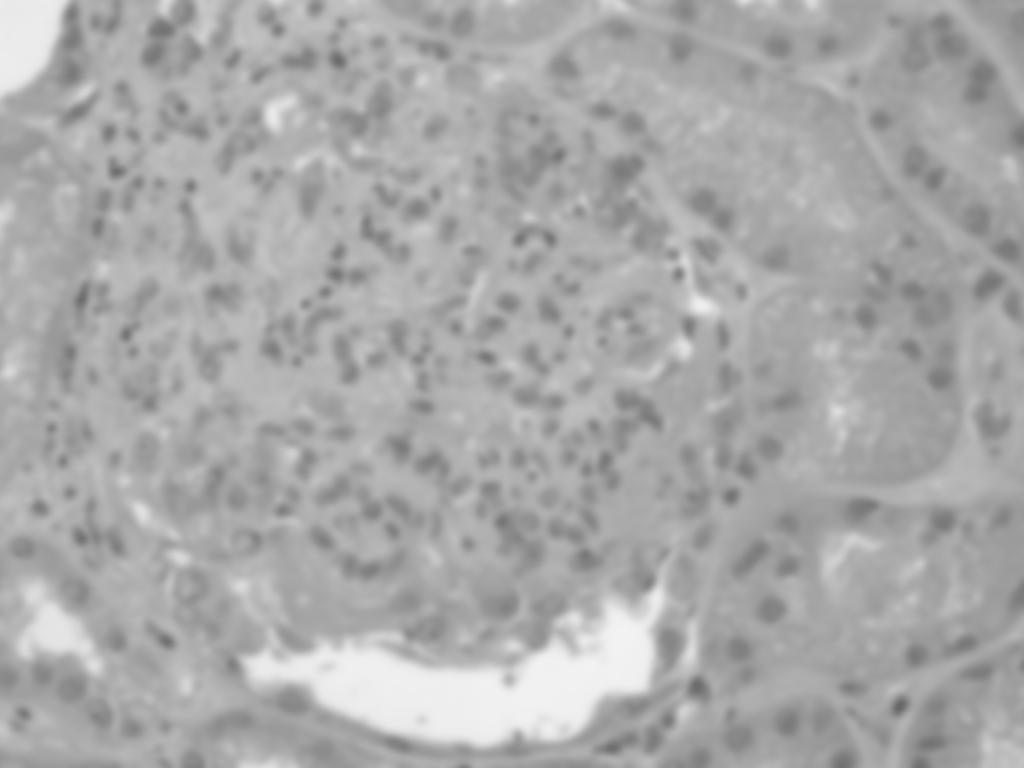
#> input picture pattern_recognition/color_texture_extraction/treino_he (66)_gaussian_4.jpg, 1024 x 768 px
$ python compare_lbp.py
#> lines starting #> are read from the running program, lines starting #| are printed output that depends on the picture
import numpy as np
import matplotlib.pyplot as plt
from skimage import io, feature
from skimage.color import rgb2gray
from skimage.transform import resize
import os

# Função para calcular e mostrar o LBP de uma imagem
def calculate_and_display_lbp(image_path, n_points, radius, method):
    # Carregar a imagem
#> called with image_path = 'treino_he (66)_gaussian_4.jpg', n_points = 8, radius = 1, method = 'uniform'
    image = io.imread(image_path)
#> image is the input picture: shape (768, 1024); min 102, max 244, mean 169.5

    # Converter a imagem para tons de cinza se não estiver
    if image.shape[-1] == 3:
        image = rgb2gray(image)


    # Calcular o LBP
    lbp_image = feature.local_binary_pattern(image, n_points, radius, method)
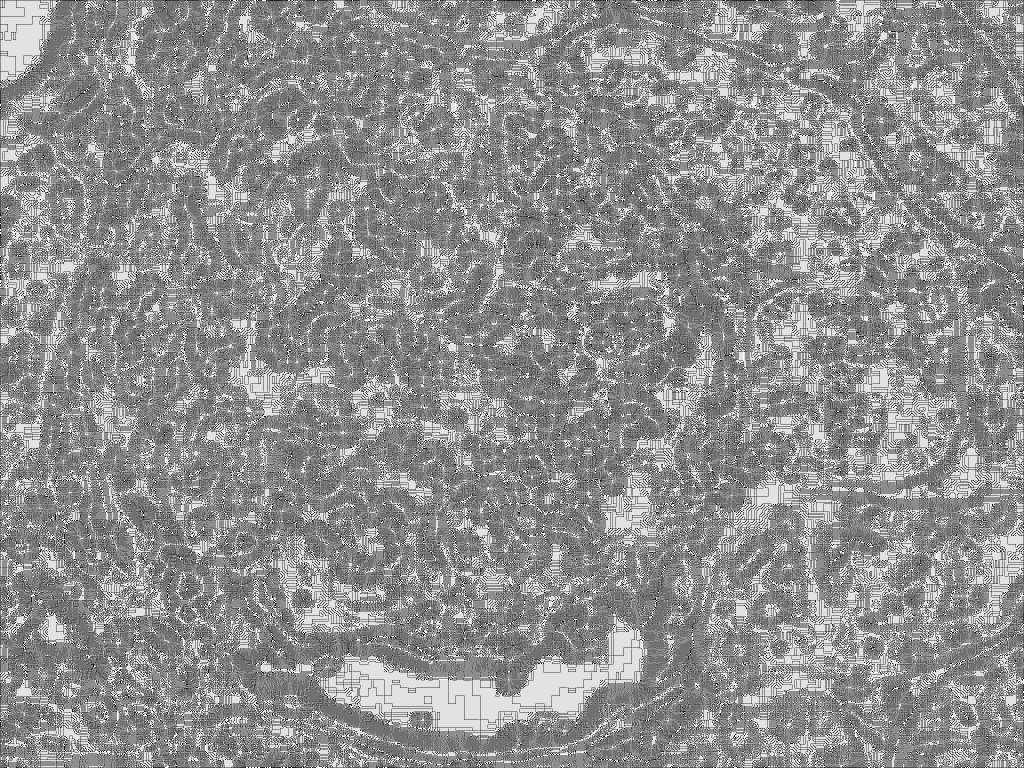
#> lbp_image: shape (768, 1024) float64; min 0, max 9, mean 5.09; drawn with min black and max white

    # Plotar a imagem original e o LBP
    fig, axes = plt.subplots(1, 2, figsize=(12, 4))
    axes[0].imshow(image, cmap='gray')
    axes[0].set_title('Imagem Original')

    axes[1].imshow(lbp_image, cmap='gray')
    axes[1].set_title('LBP (n_points={}, radius={})'.format(n_points, radius))

    plt.show()
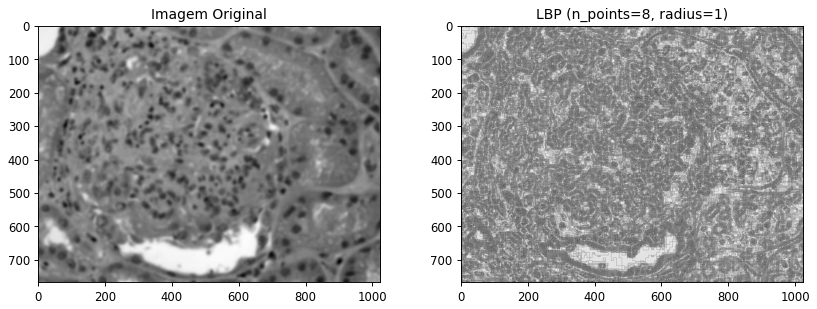
#> figure drawn by matplotlib, 2 panels

    print(lbp_image)
#> (printed output is left out)

    # Extrair o nome do arquivo da imagem
    image_name = os.path.splitext(os.path.basename(image_path))[0]

    # Salvar a imagem LBP com o nome adequado
    lbp_image_name = f"{image_name}_lbp.png"
    # [4 lines of commented-out code are left out]

    io.imsave(lbp_image_name, ((lbp_image * 255)/8).astype('uint8'))
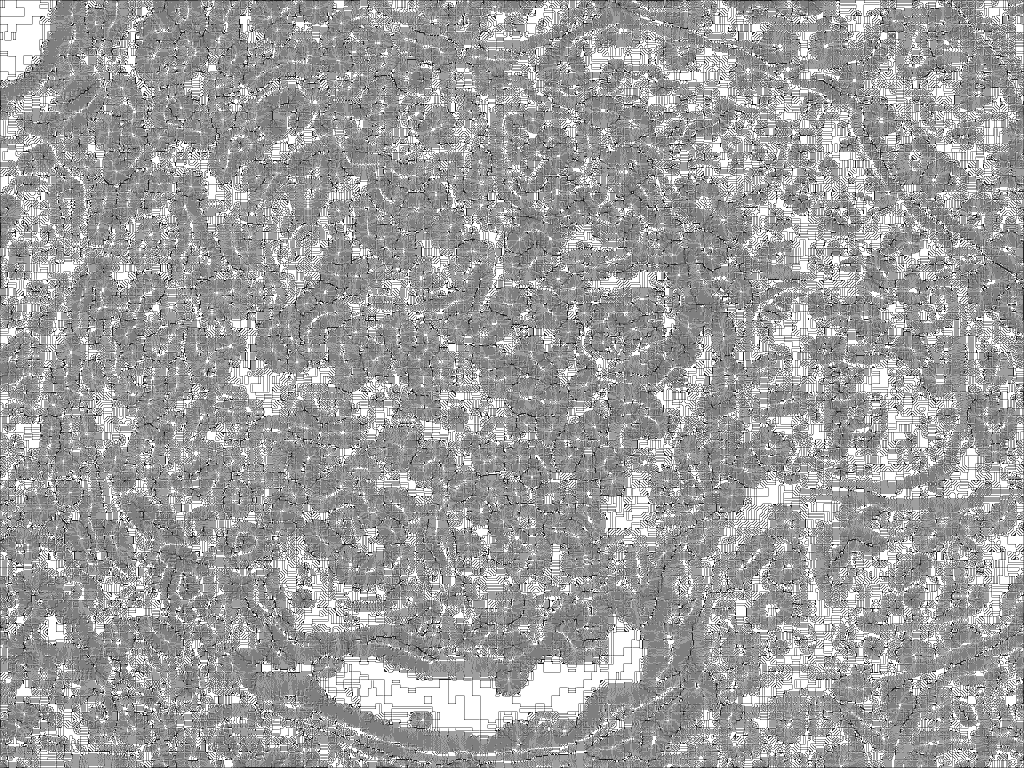
#> saved as treino_he (66)_gaussian_4_lbp.png: shape (768, 1024); min 0, max 255, mean 158.7

# Definir parâmetros
n_points = 8  # Número de pontos a serem considerados
radius = 1    # Raio da vizinhança

# Lista de imagens
imagens = [
    "treino_he (66)_gaussian_4.jpg",
    "treino_pas (20)_gamma_0.5.jpg",
    "treino_picro (5)_equalized.jpg",

]

# Loop sobre as imagens e calcular o LBP para cada uma
for imagem in imagens:
    image_path = imagem
    calculate_and_display_lbp(image_path, n_points, radius, method='uniform')
#> pass 2 of the loop `for imagem in imagens:`:
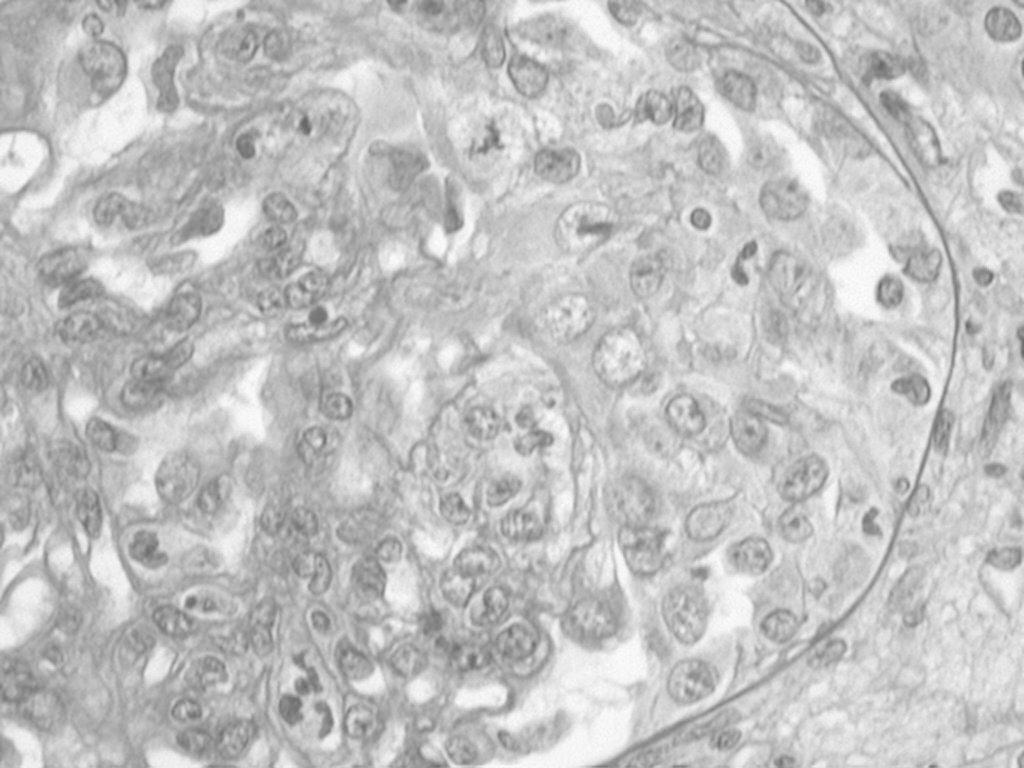
#> input picture pattern_recognition/color_texture_extraction/treino_pas (20)_gamma_0.5.jpg, 1024 x 768 px
#> in calculate_and_display_lbp, image is the input picture: shape (768, 1024); min 101, max 255, mean 193.6
#> in calculate_and_display_lbp (call 2), `plt.show()`:
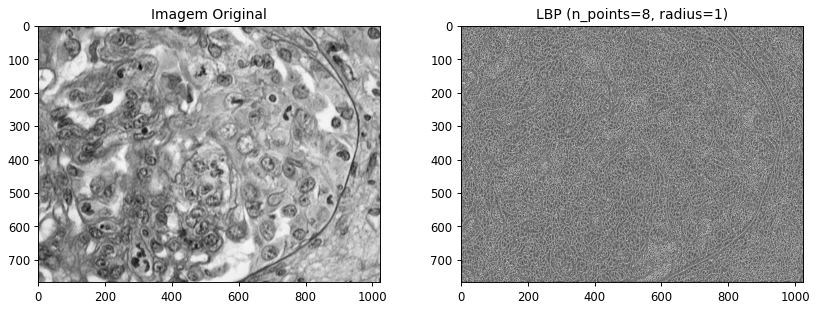
#> figure drawn by matplotlib, 2 panels
#> (printed output is left out)
#> in calculate_and_display_lbp (call 2), `io.imsave(lbp_image_name, ((lbp_image * 255)/8).astype('uint8'))`:
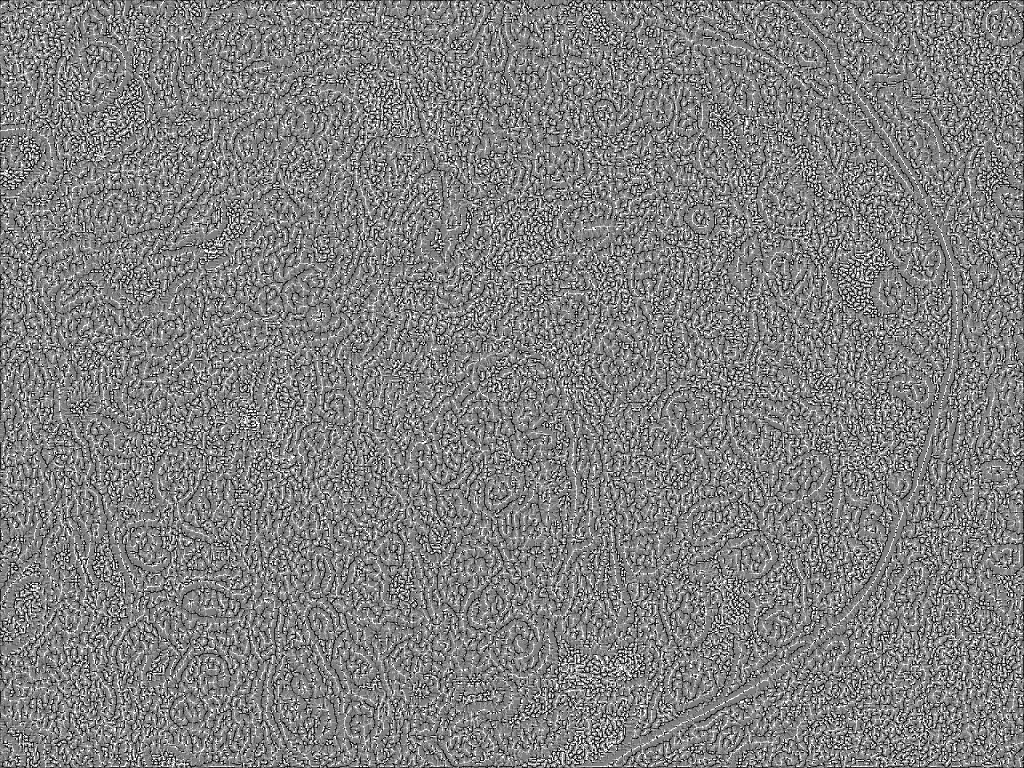
#> saved as treino_pas (20)_gamma_0.5_lbp.png: shape (768, 1024); min 0, max 255, mean 128.4
#> pass 3 of the loop `for imagem in imagens:`:
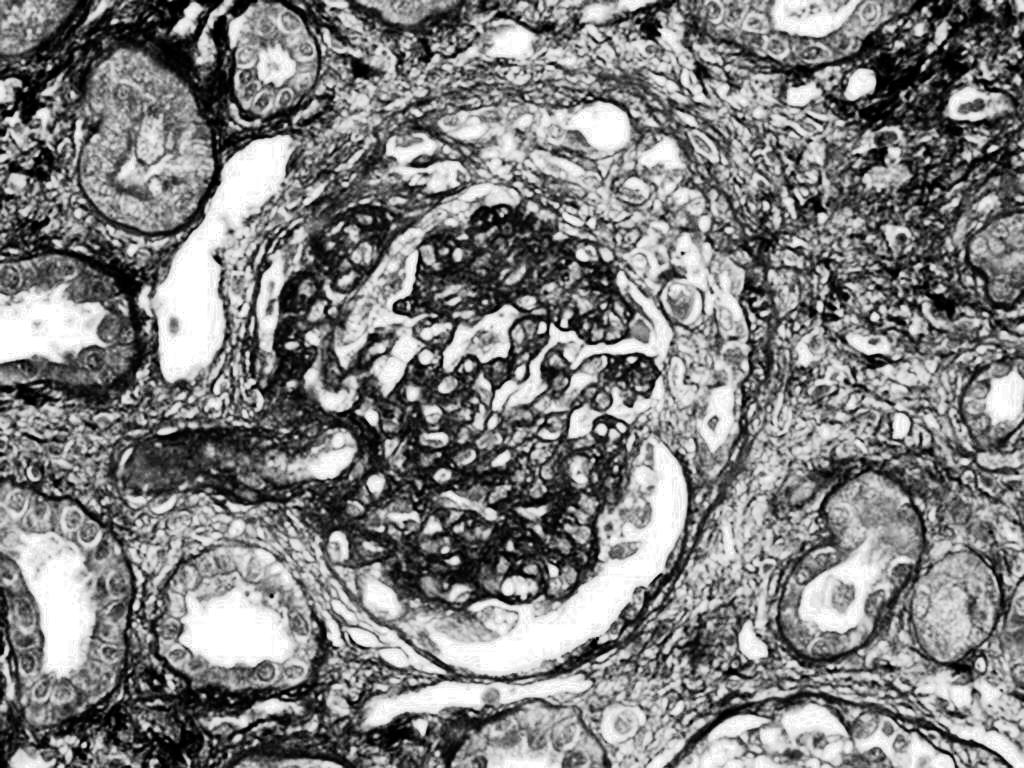
#> input picture pattern_recognition/color_texture_extraction/treino_picro (5)_equalized.jpg, 1024 x 768 px
#> in calculate_and_display_lbp, image is the input picture: shape (768, 1024); min 0, max 255, mean 128
#> in calculate_and_display_lbp (call 3), `plt.show()`:
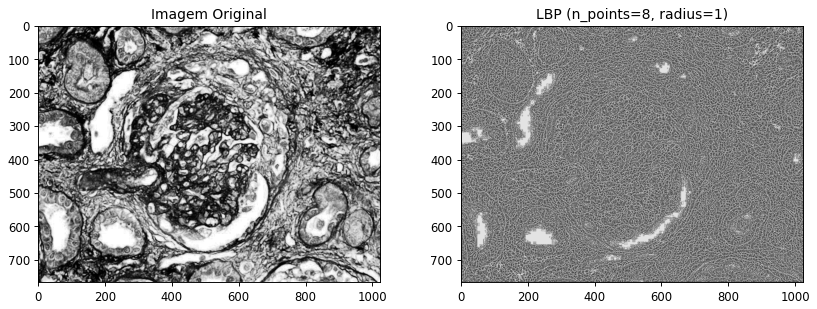
#> figure drawn by matplotlib, 2 panels
#> (printed output is left out)
#> in calculate_and_display_lbp (call 3), `io.imsave(lbp_image_name, ((lbp_image * 255)/8).astype('uint8'))`:
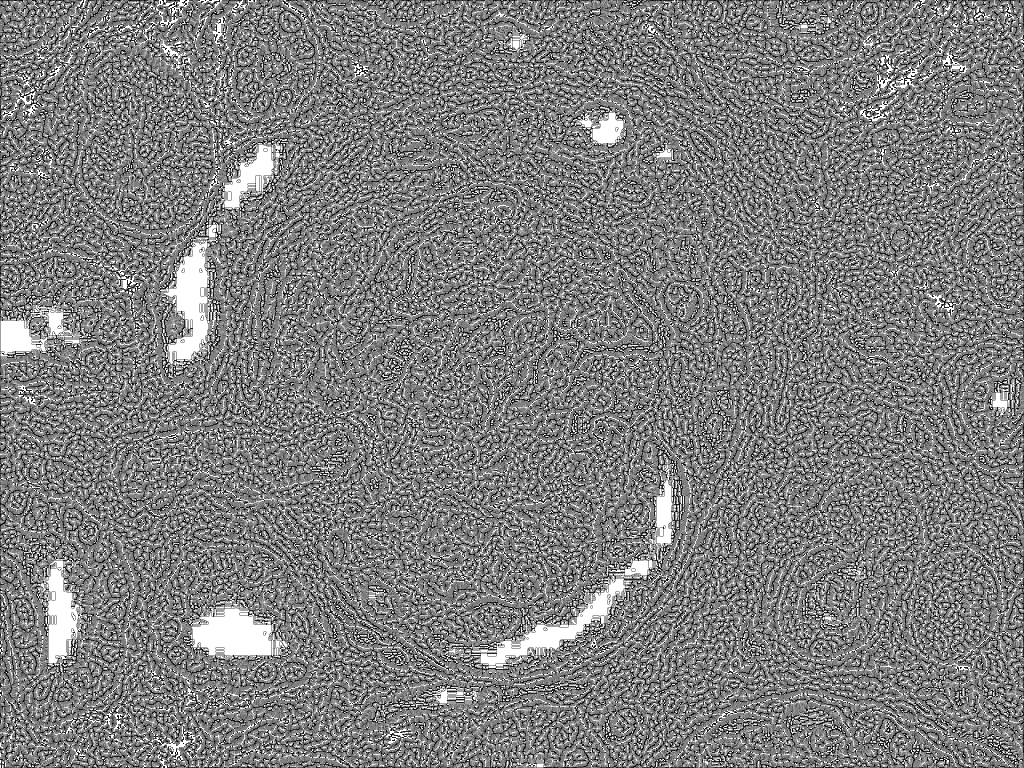
#> saved as treino_picro (5)_equalized_lbp.png: shape (768, 1024); min 0, max 255, mean 126.6
